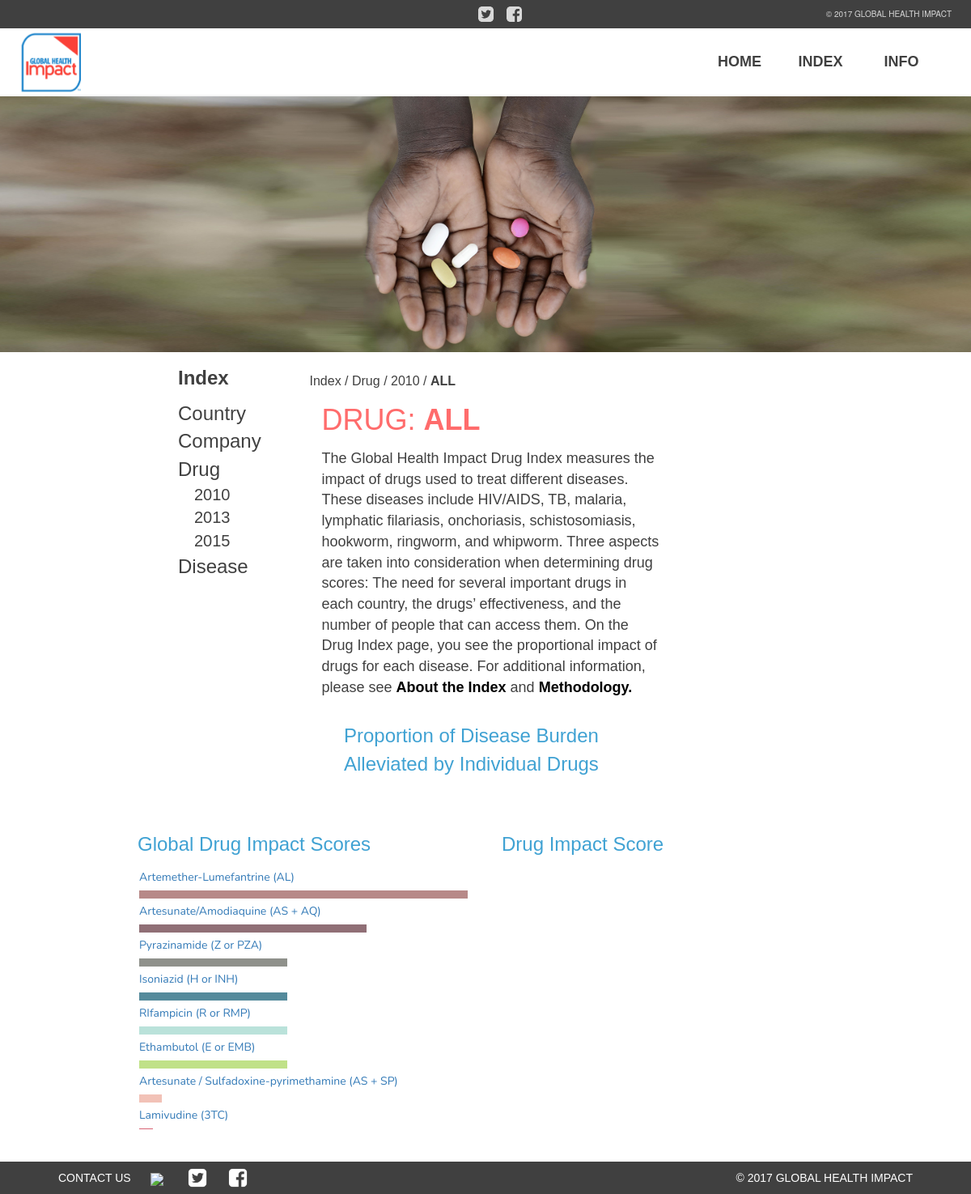
The app's page /index/drug/2010/all with its own data.
### tables this page shows
CREATE TABLE drugr2010
            (drug text, company text, tb real, malaria real, hiv real, roundworm real, hookworm real, whipworm real, schistosomiasis real, onchocerciasis real, lf real, total real);

### bck_flask_app.py (the view, shortened to what this page needs)
@app.route('/index/drug/<year>/<disease>')
def drug(year,disease):
    drugcolors = ['#7A80A3','#B78988','#906F76','#8F918B','#548A9B','#BAE2DA','#C0E188','#f2c2b7',
                  '#d86375','#b1345d','#de9c2a','#f7c406','#f1dbc6','#5b75a7','#f15a22','#b83f98',
                  '#0083ca','#FFB31C','#0083CA','#EF3E2E','#003452','#86AAB9','#CAEEFD','#546675',
                  '#8A5575','#305516','#B78988','#BAE2DA','#B1345D','#5B75A7','#906F76','#C0E188',
                  '#B99BCF', '#DC2A5A', '#D3D472','#2A9DC4', '#C25C90', '#65A007', '#FE3289', '#C6DAB5',
                  '#DDF6AC', '#B7E038', '#1ADBBD', '#3BC6D5', '#0ACD57', '#22419F','#D47C5B','#003452',
                  '#86AAB9', '#CAEEFD' ]
    piedata = []
    drugg = []
    pielabb = []
    g.db = connect_db()
    if disease == 'all':
        drugg = 'ALL'
        if year == '2010':
            cur = g.db.execute(' select drug, total from drugr2010 ')
        elif year == '2013':
            cur = g.db.execute(' select drug, total from drugr2013 ')
        elif year == '2015':
            cur = g.db.execute(' select drug, total from drugr2015 ')
    piee = cur.fetchall()
    impactpie = []
    for k in piee:
        drug = k[0]
        score = k[1]
        t = [drug,score]
        if score > 0:
            piedata.append(t)
    print(piedata)
    sortedpie2 = sorted(piedata, key=lambda xy: xy[1], reverse=True)
    if (len(sortedpie2) > 0):
     maxrow = sortedpie2[0]
     if maxrow[0] == 'Unmet Need':
        maxrow = sortedpie2[1]
        print(maxrow)
        maxval = maxrow[1]
     else:
      maxval = maxrow[1]
    c = 0
    for row in sortedpie2:
        print(sortedpie2)
        print(maxval)
        perc = (row[1] / maxval) * 100
        row.append(perc)
        _row = str(row[0])
        if _row != 'Unmet Need':
            color = drugcolors[c]
        else:
            color = '#00cab1'
        row.append(color)
        c+=1
        if _row != 'Unmet Need':
            impactpie.append(row)
        lablist = []
        pielabb = []
        for k in impactpie:
            labit = []
            drug = k[0]
            score = k[1]
            color = k[3]
            shortdrug = drug[0:10]
            labit.append(drug)
            labit.append(shortdrug)
            labit.append(color)
            labit.append(score)
            lablist.append(labit)
        labrow = []
        xx = 0
        if len(lablist) < 4:
            pielabb.append(lablist)
        else:
            for item in lablist:
                labrow.append(item)
                xx += 1
                if xx % 4 == 0:
                    pielabb.append(labrow)
                    labrow = []
                    xx = 0
    g.db.close()
    speclocate = [year,drugg,disease]
    print(piedata)
    print(pielabb)
    print(impactpie)
    print(sortedpie2)
    return render_template('drug.html', data=piedata, drug=drugg, navsub=3, showindex=1, pielabb=pielabb, drugcolors=drugcolors, speclocate = speclocate, scrolling=1, impactpie=impactpie, sortedpie2 = sortedpie2)

### bck_flask_app.py (called while the page is built)
def connect_db():
    return sqlite3.connect('/home/globalhealth/mysite/ghi.db')

@app.before_request
def before_request():
    g.db = connect_db()

@app.after_request
def after_request(response):
    g.db.close()
    return response

@app.teardown_appcontext
def close_connection(exception):
    db = getattr(g, '_database', None)

### templates/drug.html (shortened to what this page needs)
{% extends "layout.html" %}
{% block frontimg %}
<img id="fore" src="{{ url_for('static',filename='img/drug.jpg') }}" />
{% endblock%}
{% block content %}
<div class="currentlocation">
<p class="pagetitle">Index / <a href="/index/drug" class="pagetitle">Drug</a> / <a href="/index/drug/{{ speclocate.0 }}/all" class="pagetitle">{{ speclocate.0 }}</a> / <a href="/index/drug/{{ speclocate.0 }}/all" class="titlebold">{{ speclocate.1 }}</a></p>
</div>
<div class="row">
    <div class="col-sm-6">
        <p class="titlecolorredlower">DRUG: <span class="titlecolorred">{{ drug }}</span></p>
        <p class="txtcontent">The Global Health Impact Drug Index measures the impact of drugs used to treat different diseases. These diseases include HIV/AIDS, TB, malaria, lymphatic filariasis, onchoriasis, schistosomiasis, hookworm, ringworm, and whipworm. Three aspects are taken into consideration when determining drug scores: The need for several important drugs in each country, the drugs’ effectiveness, and the number of people that can access them. On the Drug Index page, you see the proportional impact of drugs for each disease. For additional information, please see <a href="/index/drug" style="color:black;"><b>About the Index</b></a> and <a href="/methodology" style="color:black;"><b>Methodology.</b></a></p>
    </div>
    <div class="col-sm-6">
        <div class="firstPieChart">
        <p class="bluefontlight">Proportion of Disease Burden Alleviated by Individual Drugs</p>
        <div class="piewrap">
            <div id="piediv" class="piechart">
            </div>
        </div>
        </div>
    </div>
</div>
<div class="row">
    <div class="col-sm-6">
         <div class="contentbox">
        <p class="bluefontlight">Global Drug Impact Scores</p>
        <div id="chart_div">
            {% for drug in impactpie %}
            <a class="cursor-pointer" onclick="bargoclick({{ loop.index }});" title="{{ drug.0 }}: {{ drug.1 }}">
                <div id="" style="padding-top: 2px; font-family: 'Nunito','sans-serif';">{{ drug.0 }}</div>
                <div style="width: {{ drug.2 }}%;background-color:{{ drug.3 }};height: 10px;display:inline-block;font-size:0;margin-right:-4px;"></div>
            </a>
            {% endfor %}
            </div><br>
    </div>
         </div>
    <div class="col-sm-6">
        <div class="contentbox">
        <p class="bluefontlight">Drug Impact Score</p>
        <div class="piewrap">
            <div id="pie2div" class="piechart">
            </div>
        </div>
    </div>
    </div>
</div>
{% endblock %}

### static/stylesheet.css (style rules this page uses)
* { box-sizing: border-box; }
body { font-family: 'avenir next regular', sans-serif; overflow-x: hidden; margin: 0; }
.titlecolorred { color: rgba(255, 59, 59, 0.75) !important; font-size:36px; font-weight:bold; font-family: 'avenir next regular', sans-serif; text-transform: uppercase; }
.titlecolorredlower { color: rgba(255, 59, 59, 0.75) !important; font-size:36px; font-family: 'avenir next regular', sans-serif; }
.bluefontlight { color: rgba(0, 131, 196, 0.75) !important; font-size:24px !important; font-family: 'avenir next regular', sans-serif; }
.contentbox { padding: 5px; margin-top: 20px; }
.firstPieChart { padding: 20px; }
.txtcontent { font-size: 18px; color: #404040; font-family: 'avenir next regular', sans-serif; }
#fore { position: absolute; z-index: 1; width: 100vw; top:85px; background-attachment: scroll; }
.piechart { margin: auto; padding: 5px; max-height:200px; z-index: -1; max-height:21rem; }
.piewrap { max-height: 300px; overflow: inherit; margin:auto 0; }
#chart_div { width: 100%; max-height: 325px; overflow-y: auto; overflow-x: hidden; padding:2px; }
.pagetitle { position:relative; font-family: 'avenir next regular', sans-serif; color:#404040; font-size:16px; }
.titlebold { position:relative; font-weight:bold; font-family: 'avenir next regular', sans-serif; color:#404040; font-size:16px; }
.currentlocation { margin-top:10px; }
.cursor-pointer { cursor:pointer; }
@media only screen and (min-width: 771px) and (max-width: 1258px) { [class="firstPieChart"] { align: center; width: 100%; margin-left: 240px; } }
p { color: #000; }

### records on screen
drugr2010: drug "Artemether-Lumefantrine (AL)", {{ drug.2 }} 100.0 (drawn)
drugr2010: drug "Artesunate/Amodiaquine (AS + AQ)", {{ drug.2 }} 69.10066079012138 (drawn)
drugr2010: drug "Pyrazinamide (Z or PZA)", {{ drug.2 }} 45.04542345769966 (drawn)
drugr2010: drug "Isoniazid (H or INH)", {{ drug.2 }} 45.04097299703827 (drawn)
drugr2010: drug "RIfampicin (R or RMP)", {{ drug.2 }} 45.04097299703827 (drawn)
drugr2010: drug "Ethambutol (E or EMB)", {{ drug.2 }} 45.04097299703827 (drawn)
drugr2010: drug "Artesunate / Sulfadoxine-pyrimethamine (AS + SP)", {{ drug.2 }} 6.8968510759858725 (drawn)
drugr2010: drug "Lamivudine (3TC)", {{ drug.2 }} 4.069054982596335 (drawn)

### other values on screen
{{ speclocate.0 }} "2010"
{{ speclocate.1 }} "ALL"
{{ drug }} "ALL"
